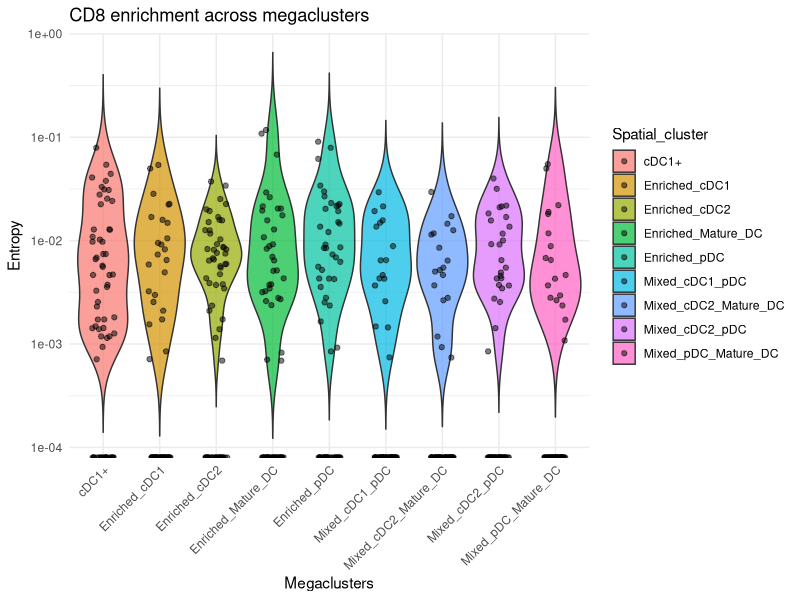
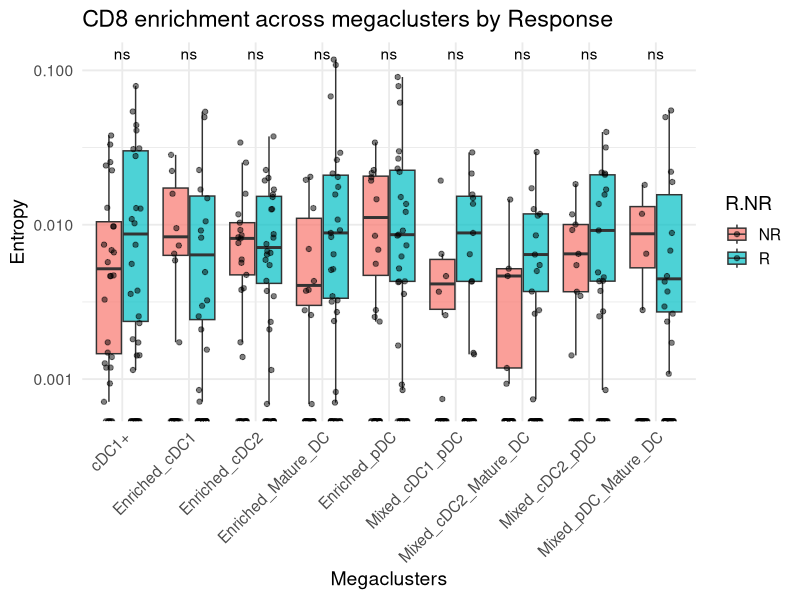
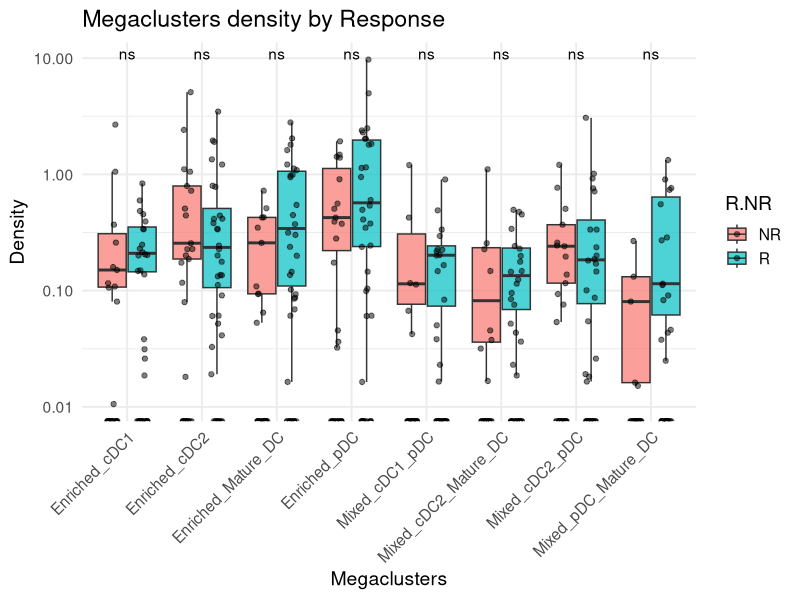
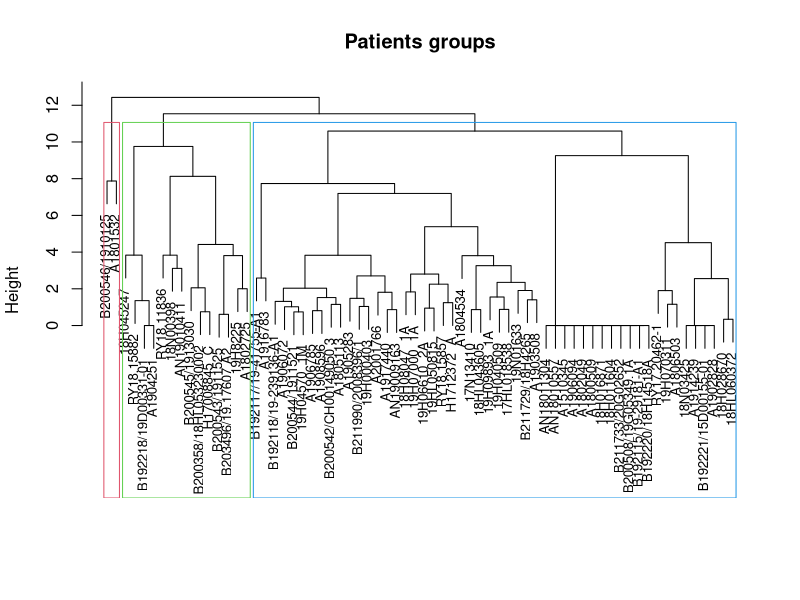

The R script that drew these images, in order:
## ---- chunk 1
library(dplyr)
library(ggplot2)
library(tidyr)
## ---- chunk 2
mega_clusters = read.csv("../input/raw_files/Table_mega_cluster_mm2.csv")
entropy_clusters = read.csv("../input/raw_files/table_entropy_mega_cluster.csv")
## ---- chunk 3
### Entropy values
df_entropy = entropy_clusters %>%
  dplyr::select(AN, Spatial_cluster, Value_entropy, R.NR, PFS, PFS_event) %>%
  tidyr::pivot_wider(
    names_from = Spatial_cluster,
    values_from = Value_entropy
  ) %>%
  tibble::column_to_rownames("AN") 

### Density values
df_density = mega_clusters %>%
  dplyr::select(AN, Cluster_type, Nombre_cluster_type_mm2) %>%
  tidyr::pivot_wider(
    names_from = Cluster_type,
    values_from = Nombre_cluster_type_mm2
  ) %>%
  tibble::column_to_rownames("AN") 

traitData = df_entropy %>%
  dplyr::select(R.NR, PFS, PFS_event)

df_entropy = df_entropy %>%
  dplyr::select(-R.NR, -PFS, -PFS_event)

write.csv(df_entropy, file = "../input/MegaClusters_entropy.csv")
write.csv(df_density, file = "../input/MegaClusters_density.csv")
## ---- chunk 4
ggplot(entropy_clusters, aes(x = Spatial_cluster, y = Value_entropy, fill = Spatial_cluster)) +
  geom_violin(trim = FALSE, alpha = 0.7, scale = "width") +
  geom_jitter(width = 0.2, alpha = 0.5, color = "black") +
  scale_y_log10() +
  labs(title = "CD8 enrichment across megaclusters",
       x = "Megaclusters",
       y = "Entropy") +
  theme_minimal() +
  theme(axis.text.x = element_text(angle = 45, hjust = 1))
## ---- chunk 5
ggplot(entropy_clusters, aes(x = Spatial_cluster, y = Value_entropy, fill = R.NR)) +
  geom_boxplot(alpha = 0.7, position = position_dodge(width = 0.8), outlier.shape = NA) +
  geom_jitter(alpha = 0.5, color = "black", 
              position = position_jitterdodge(jitter.width = 0.15, dodge.width = 0.8)) +
  ggpubr::stat_compare_means(
    aes(group = R.NR), 
    method = "wilcox.test",
    label = "p.signif",
    label.y.npc = "top",
    paired = FALSE
  ) +
  labs(
    title = "CD8 enrichment across megaclusters by Response",
    x = "Megaclusters",
    y = "Entropy"
  ) +
  theme_minimal(base_size = 14) +
  scale_y_log10() +
  theme(
    axis.text.x = element_text(angle = 45, hjust = 1)
  )
## ---- chunk 6
ggplot(mega_clusters, aes(x = Cluster_type, y = Nombre_cluster_type_mm2, fill = R.NR)) +
  geom_boxplot(alpha = 0.7, position = position_dodge(width = 0.8), outlier.shape = NA) +
  geom_jitter(alpha = 0.5, color = "black", 
              position = position_jitterdodge(jitter.width = 0.15, dodge.width = 0.8)) +
  ggpubr::stat_compare_means(
    aes(group = R.NR), 
    method = "wilcox.test",
    label = "p.signif",
    label.y.npc = "top",
    paired = FALSE
  ) +
  labs(
    title = "Megaclusters density by Response",
    x = "Megaclusters",
    y = "Density"
  ) +
  theme_minimal(base_size = 14) +
  scale_y_log10() +
  theme(
    axis.text.x = element_text(angle = 45, hjust = 1)
  )
## ---- chunk 7
# df_density = df_density[-which(rowSums(df_density)==0),]
# traitData = traitData[rownames(traitData)%in%rownames(df_density),]

## Heatmap annotations
ann_colors <- ComplexHeatmap::HeatmapAnnotation(
  Response = traitData$R.NR, 
  
  col = list(
    Response = c("R" = "green", "NR" = "red")
  ),
  
  annotation_legend_param = list(labels_gp = grid::gpar(fontsize = 10), legend_width = unit(12, "cm"), 
                                 legend_heigh = unit(12, "cm"), title_gp = grid::gpar(fontsize = 12))
)

## Heatmap
df_density_scale = sweep(df_density, 1, rowSums(df_density), FUN = "/") 
df_density_scale[is.na(df_density_scale)] <- 0

dend_column = as.dendrogram(hclust(dist(scale(df_density_scale)), method = "ward.D2"))

ht1 = ComplexHeatmap::Heatmap(t(scale(df_density_scale)), 
        border = T, cluster_columns = dend_column, 
        top_annotation = ann_colors, column_gap = unit(8, "mm"), 
        name = "Megaclusters density", clustering_method_rows = "ward.D2", 
        column_dend_height = unit(5, "cm"), row_dend_width = unit(5, "cm"), 
        column_dend_reorder = T, row_dend_reorder = F,
        show_row_names = T, 
        show_heatmap_legend = T, 
        row_names_gp = grid::gpar(fontsize = 16), 
        column_names_gp = grid::gpar(fontsize =12), 
        width = unit(25, "cm"), height = unit(10, "cm"),   na_col = "grey90",
        heatmap_legend_param = list(labels_gp = grid::gpar(fontsize = 12), legend_width = unit(12, "cm"), 
                                    legend_heigh = unit(12, "cm"), title_gp = grid::gpar(fontsize = 12)))


# pdf("Results/Density_megaclusters_filter", width = 20, height = 10)
# ComplexHeatmap::draw(ht1, show_heatmap_legend = T, heatmap_legend_side = "left", annotation_legend_side = 'left')
# dev.off()
## ---- chunk 8
hc = hclust(dist(scale(df_density_scale)), method = "ward.D2")
k = 3
clusters <- cutree(hc, k = k)
plot(hc, main = "Patients groups", xlab = "", sub = "", cex = 0.8)
rect.hclust(hc, k = k, border = 2:4)

traitData = traitData %>%
  dplyr::mutate(Groups = clusters)
## ---- chunk 9
compute.survival.analysis = function(features, survival.data, time_unit, p.value = 0.05, thres = 0.5, max_factors = Inf) {
  library(survival)
  n_features <- ncol(features)
  significant_combinations <- list() # To store significant feature combinations
  
  # Generate all possible combinations of the features
  contador = 1
  for (n in 1:min(n_features, max_factors)) {
    combinations <- combn(1:n_features, n, simplify = FALSE)
    
    for (comb in combinations) {
      # Create a formula dynamically based on the combination
      formula <- as.formula(paste("Surv(time, status) ~", paste(colnames(features)[comb], collapse = " + ")))
      
      # Prepare the data for survival analysis
      data_for_model <- data.frame("time" = survival.data$PFS,
                                   "status" = survival.data$PFS_event,
                                   "groups" = survival.data$Groups) 
      
      data_for_model = cbind(data_for_model, features[,comb, drop=F])
      
      # Perform Krustal-Wallis test for have clear the direction
      feature_name <- colnames(features)[comb]
      x = data_for_model %>%
        dplyr::mutate(feature = data_for_model[,feature_name])
      
      kruskal_result <- kruskal.test(x$feature ~ x$groups)
      p_kruskal <- signif(kruskal_result$p.value, 3)
      
      # Perform Kaplan-Meier based on coxHL
      km_fit <- survival::survfit(survival::Surv(time, status)~groups, data=data_for_model)

      pval <- survminer::surv_pvalue(km_fit, data = data_for_model)$pval #Performs log-rank test to see whether both survival curves are significantly different

      if (!is.na(pval) && pval < p.value) {

        significant_combinations[[contador]] <- formula
        names(significant_combinations)[contador] = paste0("Formula_", contador)
        
        # Create boxplots
        box_plot <- ggplot2::ggplot(x, ggplot2::aes(x = groups, y = feature, fill = groups)) +
          ggplot2::geom_boxplot(alpha = 0.8) +
          ggplot2::geom_jitter(width = 0.2, size = 1.5, alpha = 0.6) +
          ggplot2::labs(title = paste0("Cell Type Abundance vs Cluster groups"),
                        subtitle = paste0("Kruskal-Wallis p = ", p_kruskal),
                        x = "Risk Group",
                        y = feature_name) +
          ggplot2::theme_minimal()

        pdf(paste0("Results/Boxplot_Krustal_", feature_name), width = 10, height = 5, onefile = FALSE)
        print(box_plot)
        dev.off()
      
        ### Set colors of each curve with the correct order 
        strata_names <- gsub("coxHL=", "", names(km_fit$strata)) 
        legend_labels <- strata_names
        legend.labs = legend_labels

        pdf(paste0("Results/SurvPlot_", names(significant_combinations)[contador]), width = 10, height = 5, onefile = FALSE)
        print(survminer::ggsurvplot(km_fit,
                         data = data_for_model,
                         size = 1,
                         conf.int = TRUE,
                         pval = TRUE,
                         risk.table = F,
                         legend.labs = legend.labs,
                         ggtheme = theme_grey()
        ))
        dev.off()
        contador = contador + 1
      }
      
    }
  }
  
  if (length(significant_combinations) == 0) {
    print("No significant combinations found.")
  } else {
    return(significant_combinations)
  }
  
}
## ---- chunk 10
res_clusters = compute.survival.analysis(df_density_scale, traitData, "months", p.value = 0.05, thres = 0.5, max_factors = 1)
## ---- chunk 11
save(traitData, file = "Patients_groups.RData")
